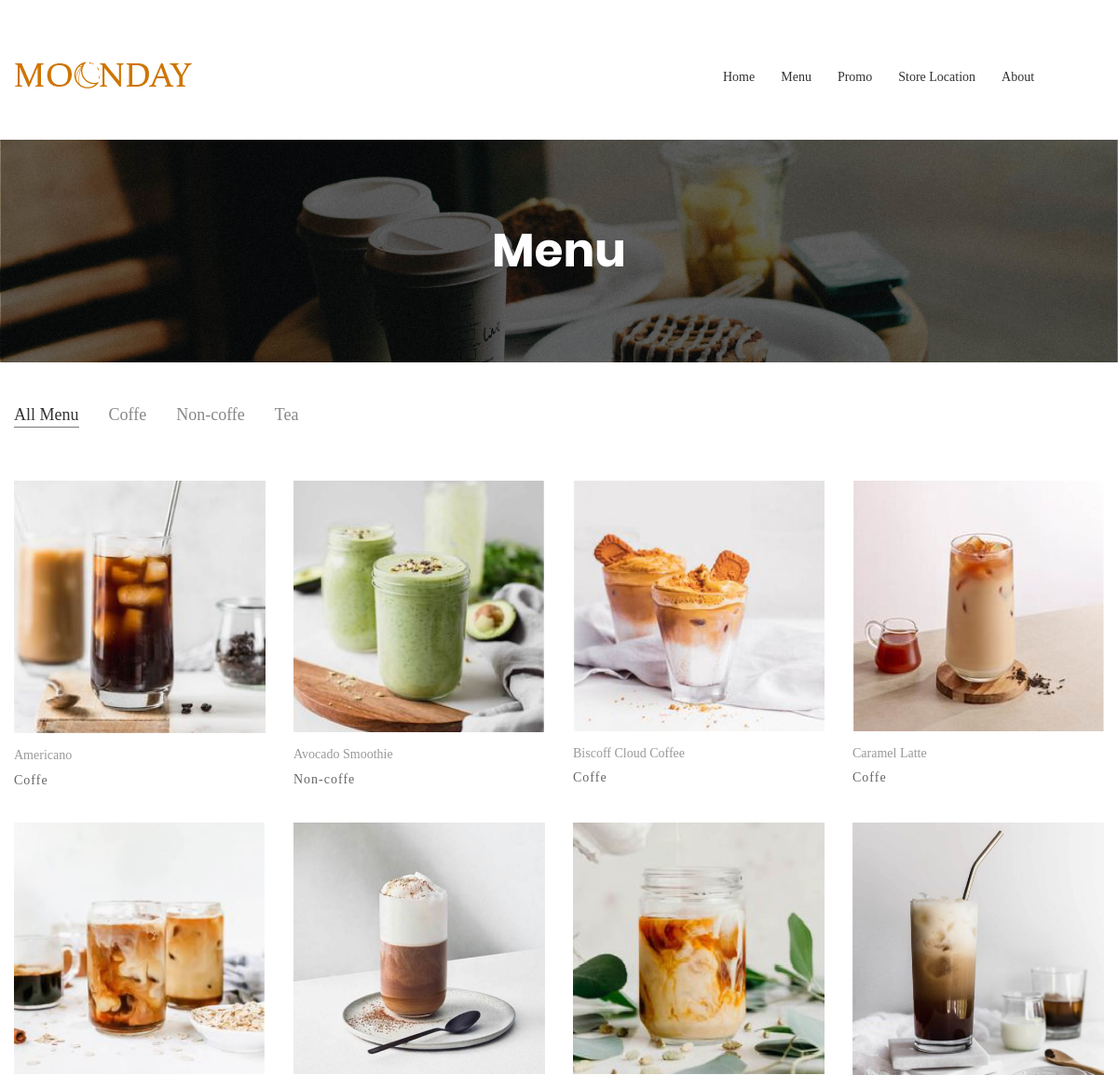
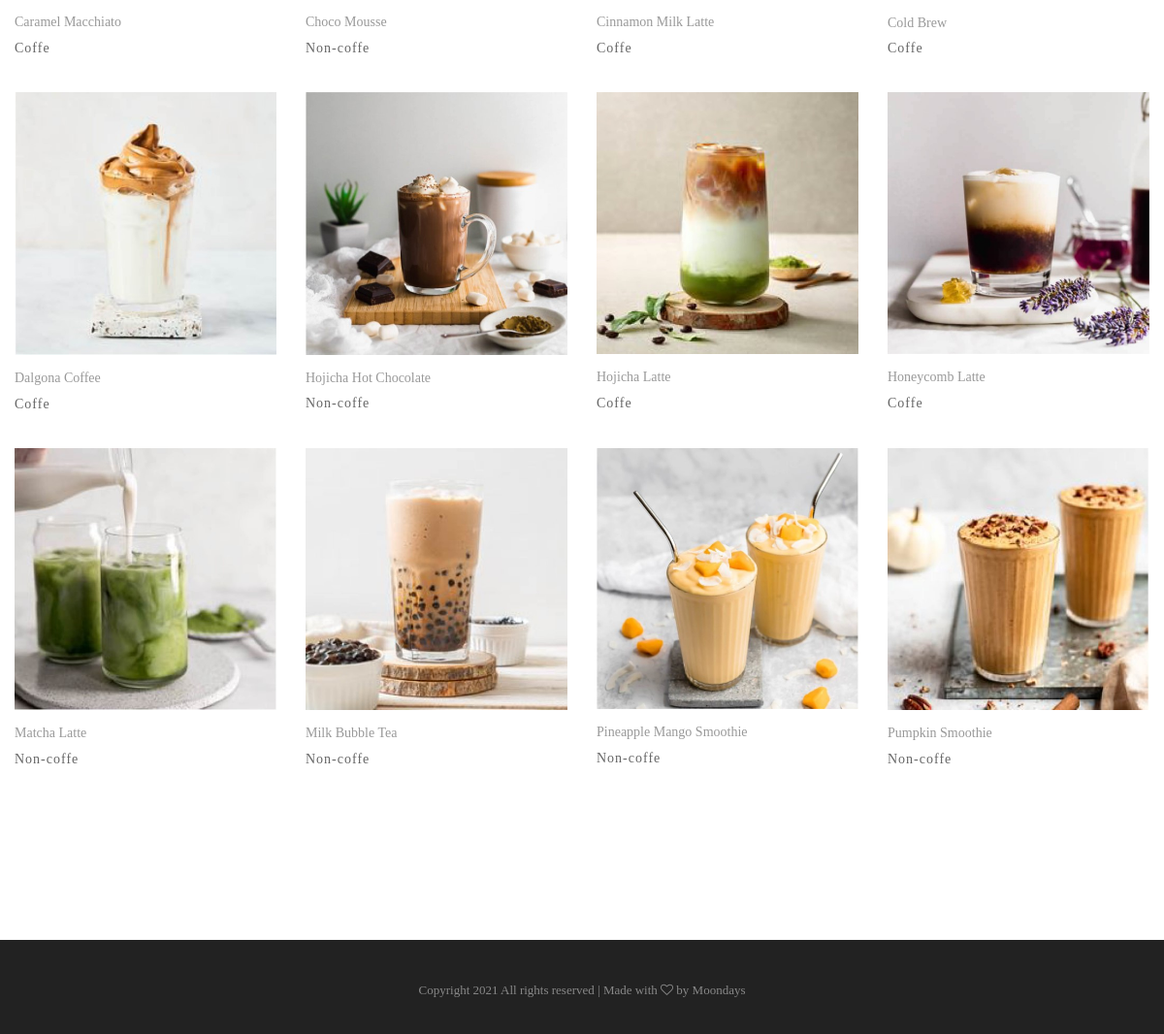
The app's page /index.php?page=menu with its own data (2 pictures, top to bottom).
### tables this page shows
CREATE TABLE `varian` (
  `id_varian` int(11) NOT NULL,
  `varian` varchar(50) NOT NULL
);

CREATE TABLE `menu` (
  `id_menu` int(11) NOT NULL,
  `nama` varchar(100) NOT NULL,
  `deskripsi` text NOT NULL,
  `id_varian` int(11) NOT NULL,
  `foto` varchar(50) NOT NULL
);

### index.php (called while the page is built, shortened)
<?php
  require('config/database.php');
  include("config/controller.php");
  include("config/views-user.php");
?>

### config/database.php (called while the page is built)
<?php
    class database{
        private $koneksi;
        public function __construct(){
            $host = "localhost";
            $dbname = "moonday";
            $dbuser = "root";
            $dbpass = "";
            $opts = [PDO::ATTR_ERRMODE=>PDO::ERRMODE_EXCEPTION];
            $dsn = "mysql:host=$host;charset=utf8;dbname=$dbname;";
            try{
                $this->koneksi = new PDO($dsn, $dbuser, $dbpass, $opts);
            }catch(PDOException $e){
                echo "Koneksi Gagal ".$e->getMessage();
            }
        }
        public function get_koneksi(){
            return $this->koneksi;
        }
    }
?>

### admin/models/varian.php (called while the page is built, shortened)
<?php
class varian{
    private $db;
    public function __construct(){
        $this->db = new database();
        $this->db = $this->db->get_koneksi();
    }
    public function tampil()
    {
        $show = $this->db->prepare("SELECT * FROM varian ORDER BY id_varian");
        $show->execute();
        $data = $show->fetchAll();
        return $data;
    }
    public function tampil_id($id_varian){
        $show = $this->db->prepare("SELECT * FROM varian WHERE id_varian = ?");
        $show->bindParam(1, $id_varian);
        $show->execute();
        return $show->fetch();
    }
}
?>

### controllers/menu.php (called while the page is built)
<?php
    require("admin/models/menu.php");
    require("admin/models/varian.php");
    $menu = new menu();
    $varian = new varian();
    $data_menu = $menu->tampil();
?>

### admin/models/menu.php (called while the page is built, shortened)
<?php
class menu{
    private $db;
    public function __construct(){
        $this->db = new database();
        $this->db = $this->db->get_koneksi();
    }
    public function tampil()
    {
        $show = $this->db->prepare("SELECT * FROM `menu`");
        $show->execute();
        $data = $show->fetchAll();
        return $data;
    }
}
?>

### config/controller.php (called while the page is built)
<?php
		require("controllers/$page.php");
?>

### views/menu.php (the view, shortened to what this page needs)
<section class="bg-img1 txt-center p-lr-15 p-tb-92 m-t-80" style="background-image: url('assets/images/bg1.jpg');">
	<h2 class="ltext-105 cl0 txt-center">Menu</h2>
</section>
<div class="bg0 m-t-30 p-b-140">
	<div class="container">
		<div class="flex-w flex-sb-m p-b-42">
			<div class="flex-w flex-l-m filter-tope-group m-tb-10">
				<button class="mtext-101 cl6 hov1 bor3 trans-04 m-r-32 m-tb-5 how-active1" data-filter="*">
					All Menu
				</button>
				<?php foreach($varian->tampil() as $row) { $var = $row['varian']; ?>
				<button class="mtext-101 cl6 hov1 bor3 trans-04 m-r-32 m-tb-5" data-filter=".<?= $var  ?>">
					<?= $var  ?>
				</button>
				<?php } ?>
			</div>
		</div>
		<div class="row isotope-grid">
			<?php
                   foreach($data_menu as $row) {
                       $nama       = $row['nama'];
                       $id_varian  = $row['id_varian'];
                       $foto       = $row['foto'];
                       $nv         = $varian->tampil_id($id_varian)["varian"]
               ?>
			<div class="col-sm-6 col-md-4 col-lg-3 p-b-35 isotope-item <?= $nv ?>">
				<div class="block2">
					<div class="block2-pic hov-img0">
						<img src="assets/images/menu/<?= $foto ?>" alt="Img-<?= $nama ?>">
					</div>
					<div class="block2-txt flex-w flex-t p-t-14">
						<div class="block2-txt-child1 flex-col-l ">
							<p class="stext-104 cl4 hov-cl1 trans-04 js-name-b2 p-b-6">
								<?= $nama ?>
							</p>
							<span class="stext-105 cl3"><?= $nv ?></span>
						</div>
					</div>
				</div>
			</div>
			<?php } ?>
		</div>
	</div>
</div>

### config/views-user.php (shortened to what this page needs)
<!DOCTYPE html>
<html lang="en">
<head>
    <?php include("views/includes/head.php")?>
</head>
<body class="animsition">
    <header>
        <?php include("views/includes/header.php")?>
    </header>
    <?php include("views/$page.php"); ?>
    <footer class="bg3  p-b-32">
        <?php include("views/includes/footer.php")?>
    </footer>
</body>
</html>

### views/includes/head.php (shortened to what this page needs)
<link rel="stylesheet" type="text/css" href="assets/vendor/bootstrap/css/bootstrap.min.css">
<link rel="stylesheet" type="text/css" href="assets/fonts/font-awesome-4.7.0/css/font-awesome.min.css">
<link rel="stylesheet" type="text/css" href="assets/fonts/iconic/css/material-design-iconic-font.min.css">
<link rel="stylesheet" type="text/css" href="assets/fonts/linearicons-v1.0.0/icon-font.min.css">
<link rel="stylesheet" type="text/css" href="assets/vendor/animate/animate.css">
<link rel="stylesheet" type="text/css" href="assets/vendor/css-hamburgers/hamburgers.min.css">
<link rel="stylesheet" type="text/css" href="assets/vendor/animsition/css/animsition.min.css">
<link rel="stylesheet" type="text/css" href="assets/vendor/select2/select2.min.css">
<link rel="stylesheet" type="text/css" href="assets/vendor/daterangepicker/daterangepicker.css">
<link rel="stylesheet" type="text/css" href="assets/vendor/slick/slick.css">
<link rel="stylesheet" type="text/css" href="assets/vendor/MagnificPopup/magnific-popup.css">
<link rel="stylesheet" type="text/css" href="assets/vendor/perfect-scrollbar/perfect-scrollbar.css">
<link rel="stylesheet" type="text/css" href="assets/css/util.css">
<link rel="stylesheet" type="text/css" href="assets/css/main.css">

### views/includes/header.php
<div class="container-menu-desktop" style="height:70px">
	<div class="wrap-menu-desktop" style="background-color:white">
		<nav class="limiter-menu-desktop container" style="background-color:white">
			<a href="index.php" class="logo">
				<img src="assets/images/icons/logo.png" alt="IMG-LOGO">
			</a>
			<div class="menu-desktop" style="margin-left:500px">
				<ul class="main-menu">
					<li class="">
						<a href="index.php?page=home">Home</a>
					</li>
					<li>
						<a href="index.php?page=menu">Menu</a>
					</li>
					<li>
						<a href="index.php?page=promo">Promo</a>
					</li>
					<li>
						<a href="index.php?page=store">Store Location</a>
					</li>
					<li>
						<a href="index.php?page=about">About</a>
					</li>
				</ul>
			</div>
		</nav>
	</div>
</div>

### views/includes/footer.php
<div class="container">
			<div class="p-t-40">
				<p class="stext-107 cl6 txt-center">
                Copyright 2021 All rights reserved | Made with <i class="fa fa-heart-o" aria-hidden="true"></i> by Moondays
				</p>
			</div>
		</div>

### assets/css/main.css (style rules this page uses)
.container { max-width: 1380px; }
@media (max-width: 1600px) { .container { max-width: 1200px; } }
.container-menu-desktop { height: auto; width: 100%; position: relative; -webkit-transition: all 0.3s; -o-transition: all 0.3s; -moz-transition: all 0.3s; transition: all 0.3s; }
.wrap-menu-desktop { position: fixed; z-index: 1100; background-color: transparent; width: 100%; height: 84px; top: 40px; left: 0px; -webkit-transition: height 0.3s, background-color 0.3s; -o-transition: height 0.3s, background-color 0.3s; -moz-transition: height 0.3s, background-color 0.3s; transition: height 0.3s, background-color 0.3s; }
.limiter-menu-desktop { height: 100%; display: -webkit-box; display: -webkit-flex; display: -moz-box; display: -ms-flexbox; display: flex; align-items: center; background-color: transparent; }
.logo { display: -webkit-box; display: -webkit-flex; display: -moz-box; display: -ms-flexbox; display: flex; align-items: center; height: 65%; margin-right: 55px; }
.logo img { max-width: 100%; max-height: 100%; }
.menu-desktop { display: -webkit-box; display: -webkit-flex; display: -moz-box; display: -ms-flexbox; display: flex; align-items: center; height: 100%; }
.main-menu { list-style-type: none; margin: 0; display: -webkit-box; display: -webkit-flex; display: -moz-box; display: -ms-flexbox; display: flex; align-items: center; }
.main-menu > li { display: block; position: relative; padding: 20px 10px 20px 0px; margin: 0px 4px 0px 14px; }
.main-menu > li > a { font-family: Poppins-Medium; font-size: 14px; color: #333; padding: 5px 0px; transition: all 0.4s; -webkit-transition: all 0.4s; -o-transition: all 0.4s; -moz-transition: all 0.4s; }
.block2-pic { position: relative; }
.block2-txt-child1 { width: calc(100% - 30px); }
.cl0 { color: #fff; }
.cl3 { color: #666; }
.cl4 { color: #999; }
.cl6 { color: #888; }
.stext-104 { font-family: Poppins-Regular; font-size: 14px; line-height: 1.466667; }
.stext-105 { font-family: Poppins-Regular; font-size: 14px; line-height: 1.466667; letter-spacing: 1px; }
.stext-107 { font-family: Poppins-Regular; font-size: 13px; line-height: 1.923; }
.mtext-101 { font-family: Poppins-Medium; font-size: 18px; line-height: 1.333333; }
.ltext-105 { font-family: Poppins-Bold; font-size: 50px; line-height: 1.1; }
.bg0 { background-color: #fff; }
.bg3 { background-color: #222; }
.bg-img1 { background-size: cover; background-position: center center; background-repeat: no-repeat; }
.bor3 { border-bottom: 1px solid transparent; }
.how-active1 { color: #333; border-color: #797979; }
.hov-img0 { display: block; overflow: hidden; }
.hov-img0 img { width: 100%; -webkit-transition: transform 0.9s ease; -o-transition: transform 0.9s ease; -moz-transition: transform 0.9s ease; transition: transform 0.9s ease; }

### records on screen
varian: varian "Coffe"
varian: varian "Non-coffe"
varian: varian "Tea"
menu: foto (picture), nama "Americano", id_varian.varian "Coffe"
menu: foto (picture), nama "Avocado Smoothie", id_varian.varian "Non-coffe"
menu: foto (picture), nama "Biscoff Cloud Coffee", id_varian.varian "Coffe"
menu: foto (picture), nama "Caramel Latte", id_varian.varian "Coffe"
menu: foto (picture), nama "Caramel Macchiato", id_varian.varian "Coffe"
menu: foto (picture), nama "Choco Mousse", id_varian.varian "Non-coffe"
menu: foto (picture), nama "Cinnamon Milk Latte", id_varian.varian "Coffe"
menu: foto (picture), nama "Cold Brew", id_varian.varian "Coffe"
menu: foto (picture), nama "Dalgona Coffee", id_varian.varian "Coffe"
menu: foto (picture), nama "Hojicha Hot Chocolate", id_varian.varian "Non-coffe"
menu: foto (picture), nama "Hojicha Latte", id_varian.varian "Coffe"
menu: foto (picture), nama "Honeycomb Latte", id_varian.varian "Coffe"
menu: foto (picture), nama "Matcha Latte", id_varian.varian "Non-coffe"
menu: foto (picture), nama "Milk Bubble Tea", id_varian.varian "Non-coffe"
menu: foto (picture), nama "Pineapple Mango Smoothie", id_varian.varian "Non-coffe"
menu: foto (picture), nama "Pumpkin Smoothie", id_varian.varian "Non-coffe"
